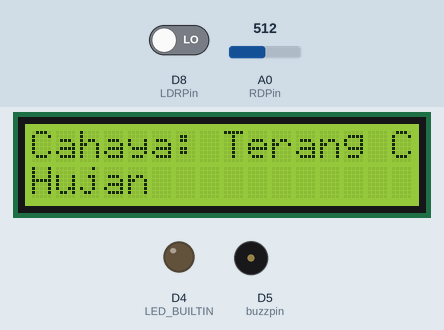
Bench run of a sketch on a simulated ESP8266 (NodeMCU). On the bench: 16×2 character LCD, output pins drawn as LEDs (lit = HIGH, except the on-board LED, lit = LOW), buzzer (waves = sounding). Dashed ring = blinking. The test bench sets the inputs (shaded band); at power-on: D8 (LDRPin) LOW, A0 (RDPin) = 512. WiFi joins after 1.5 s; servers stay silent unless stated; what the sketch prints to the serial monitor is not drawn.

Above: at 3.2 s.
3.3 s: D8 (LDRPin) driven HIGH
At 4.3 s:
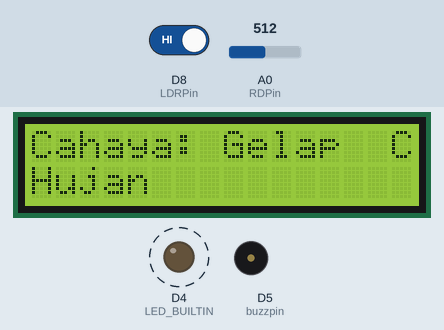
7.1 s: A0 (RDPin) set to 687
9.3 s: A0 (RDPin) set to 709
At 13.5 s:
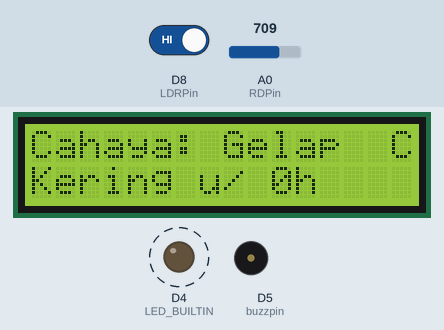
13.6 s: D8 (LDRPin) driven LOW
At 15.6 s:
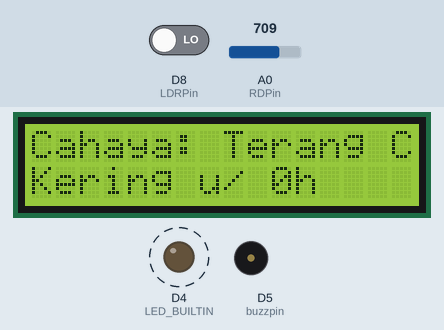
17.9 s: A0 (RDPin) set to 690
At 18.6 s:
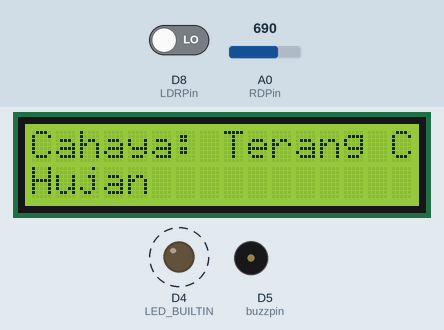
22.2 s: A0 (RDPin) set to 710
At 48.1 s:
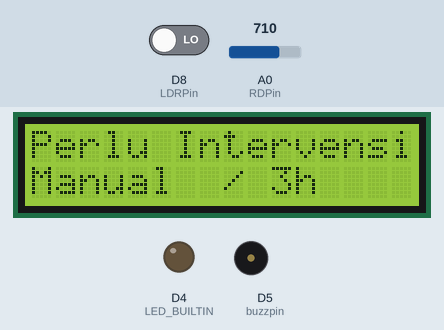
Timing chart, 0 to 49.3 s (numbered marks = the images above; inputs shaded):
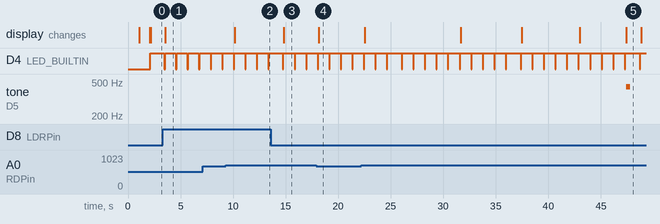

The sketch:

sketch_mar7a_3.ino
```cpp
#include <LiquidCrystal_I2C.h>
#include <ESP8266WiFi.h>
#include <ESP8266Firebase.h>

#define LDRPin D8
#define RDPin A0
#define buzzpin D5
#define ssid "Samsung GA 53 5G" //nama wifi
#define katasandi "aaaaaaaaaaa" //kata sandi dari wifi tersebut
#define RefFirebase "https://raindropldr-new-default-rtdb.asia-southeast1.firebasedatabase.app/"

LiquidCrystal_I2C lcd(0x27, 16, 2);
Firebase firebase(RefFirebase);

int pewaktu = 0;
int hujanTerakhir = 0;
int hariKering = 0;

void reconnectDisplay()
{
  while (WiFi.status() != WL_CONNECTED)
  {
    delay(1000);
    digitalWrite(LED_BUILTIN, LOW);
    Serial.println("Wifi belum terhubung");
    lcd.setCursor(15, 0);
    lcd.print("X");
  }
  Serial.println("Wifi terhubung");
  lcd.setCursor(15, 0);
  lcd.print("C");
}

void setup()
{
  // put your setup code here, to run once:
  Serial.begin(115200);

  pinMode(LDRPin, INPUT);
  pinMode(LED_BUILTIN, OUTPUT);

  lcd.begin();
  lcd.clear();
  lcd.backlight();

  WiFi.begin(ssid, katasandi);
  reconnectDisplay();
  WiFi.mode(WIFI_STA);
}

void LEDloop()
{
  digitalWrite(LED_BUILTIN, LOW);
  delay(50);
  digitalWrite(LED_BUILTIN, HIGH);
}

void lightDetect(int waktu, bool masukanCahaya)
{
  lcd.setCursor(0, 0);
  Serial.print("Cahaya pada t+" + String(waktu) + "\t: ");
  lcd.print("Cahaya: ");

  lcd.setCursor(8, 0);
    lcd.print("      ");
  if (masukanCahaya == HIGH) {
    Serial.println("Gelap");
    lcd.setCursor(8, 0);
    lcd.print("Gelap");
  } else {
    Serial.println("Terang");
    lcd.setCursor(8, 0);
    lcd.print("Terang");
  }
}

int rainDetect(int waktu, int masukanHujan)
{

  Serial.print("Hari setelah hujan terakhir:\t");
  lcd.setCursor(0, 1);
  lcd.println("                ");

  if(masukanHujan <= 700)
  {
    Serial.println("0");
    hujanTerakhir = waktu;
    int hariKering = 0;
    lcd.setCursor(0, 1);
    lcd.print("Hujan");
    if(waktu % 5 == 0)
      hariKering = 0;
  }
  else
  {
    lcd.setCursor(0, 1);
    lcd.print("Kering u/ " + String(hariKering) + "h");
    if(waktu % 5 == 0)
      hariKering = (waktu - hujanTerakhir) /5;
    Serial.println(hariKering);
  }
  return hariKering;
}

void PushFirebase(int waktu, bool masukanCahaya, float masukanHujan)
{
  if (waktu % 10 == 0)
  {
    firebase.setInt("t+" + String(waktu) + "/cahaya", masukanCahaya);
    firebase.setInt("t+" + String(waktu) + "/hujan", masukanHujan);
  }
}

void loop()
{
  // put your main code here, to run repeatedly:
  reconnectDisplay();
  LEDloop();

  int MasukanHujan = analogRead(RDPin);
  Serial.println(MasukanHujan);
  bool MasukanCahaya = digitalRead(LDRPin);
  lightDetect(pewaktu, MasukanCahaya);
  int waktuKering = rainDetect(pewaktu, MasukanHujan);

  if(waktuKering > 3 && MasukanHujan > 700)
  {
    lcd.setCursor(0, 0);
    lcd.println("Perlu Intervensi");
    lcd.setCursor(0, 1);
    lcd.println("Manual");

    if(pewaktu % 5 == 0) tone(buzzpin, 440, 400);
  }

  PushFirebase(pewaktu, MasukanCahaya, MasukanHujan);

  delay(1000);
  pewaktu++;
}
```

Measured:
- the behaviour switches between 700 and 701 on A0 (RDPin) (found by bisection; images 1 and 2)
- after the input at 3.3 s, the display: changes after 0.27 s (image 1)
- after the input at 9.3 s, the display: changes after 0.84 s (image 2)
- after the input at 13.6 s, the display: changes after 1.2 s (image 3)
- after the input at 17.9 s, the display: changes after 0.25 s (image 4)
- after the input at 22.2 s, tone on D5 (buzzpin): silent → 440 Hz after 25.2 s, → silent 0.40 s later; the display: first changes after 0.33 s (image 5 shows a later state)
- by itself, D4 (LED_BUILTIN): repeats every 11.3 s: 2 × (HIGH 1.1 s, LOW 0.05 s), HIGH 1.4 s, 7 × (LOW 0.05 s, HIGH 1.1 s), LOW 0.05 s
